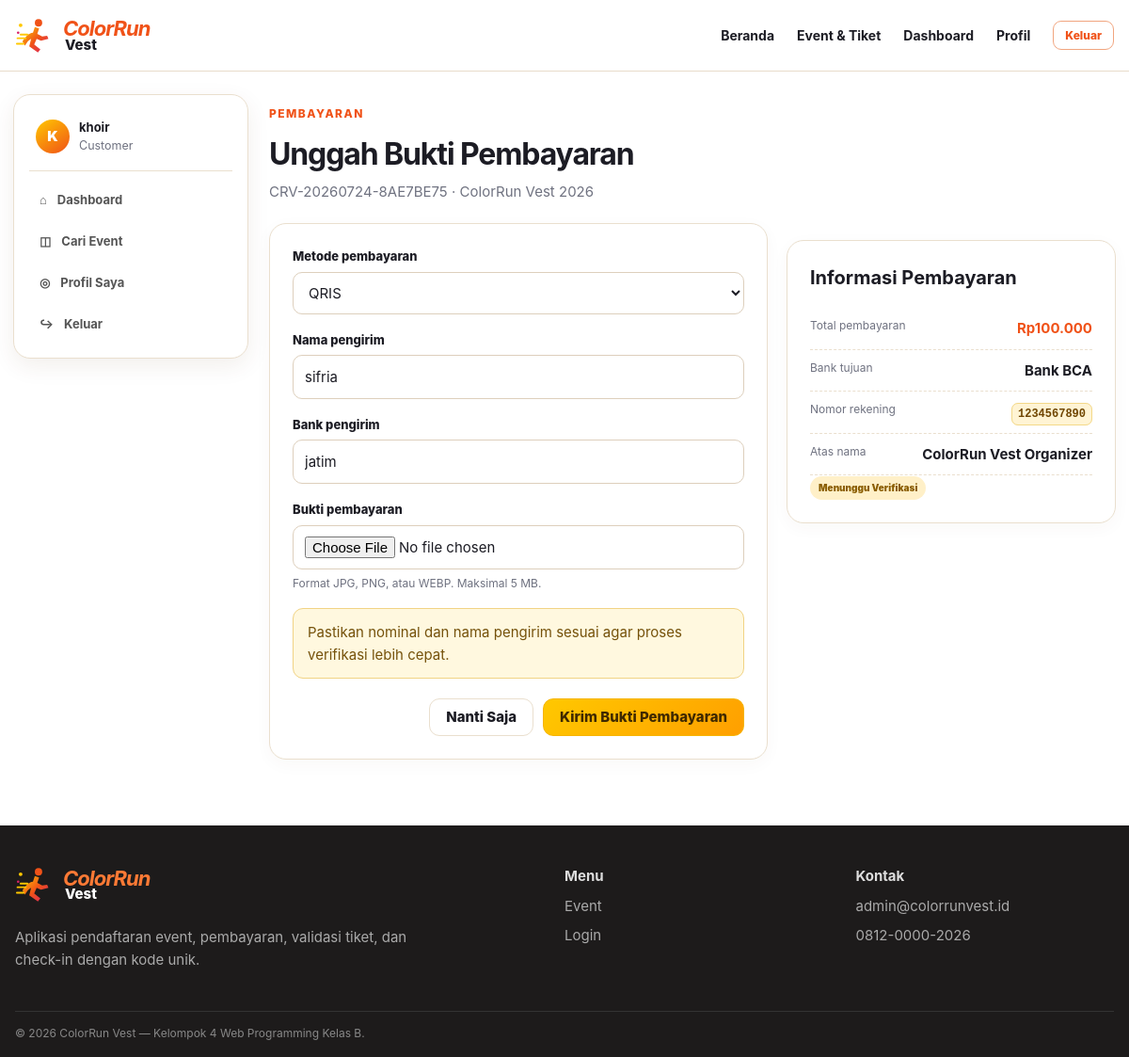
The page /pendaftaran/5/pembayaran/ (signed in) on the database its author committed.
### customer/models.py (models this page shows, shortened)
class Customer(models.Model):
    class JenisKelamin(models.TextChoices):
        LAKI_LAKI = "L", "Laki-laki"
        PEREMPUAN = "P", "Perempuan"
    user = models.OneToOneField(
        settings.AUTH_USER_MODEL, on_delete=models.CASCADE, related_name="customer_profile"
    )
    nama_lengkap = models.CharField(max_length=150)
    nomor_hp = models.CharField(max_length=20)
    tanggal_lahir = models.DateField(blank=True, null=True)
    jenis_kelamin = models.CharField(max_length=1, choices=JenisKelamin.choices, blank=True)
    alamat = models.TextField(blank=True)
    foto = models.ImageField(upload_to="profil/customer/", blank=True, null=True)
    aktif = models.BooleanField(default=True)
    dibuat_pada = models.DateTimeField(auto_now_add=True)
    diperbarui_pada = models.DateTimeField(auto_now=True)
    class Meta:
        verbose_name = "Customer"
        verbose_name_plural = "Customer"
        ordering = ["nama_lengkap"]

class Pendaftaran(models.Model):
    class UkuranKaos(models.TextChoices):
        S = "S", "S"
        M = "M", "M"
        L = "L", "L"
        XL = "XL", "XL"
        XXL = "XXL", "XXL"
    class JenisKelamin(models.TextChoices):
        LAKI_LAKI = "L", "Laki-laki"
        PEREMPUAN = "P", "Perempuan"
    class StatusPendaftaran(models.TextChoices):
        BELUM_DIKONFIRMASI = "belum_dikonfirmasi", "Belum Dikonfirmasi"
        DIKONFIRMASI = "dikonfirmasi", "Dikonfirmasi"
        CHECK_IN = "check_in", "Sudah Check-in"
        SELESAI = "selesai", "Selesai"
        DIBATALKAN = "dibatalkan", "Dibatalkan"
    kode_pendaftaran = models.CharField(max_length=30, unique=True, editable=False)
    kode_check_in = models.CharField(max_length=12, unique=True, editable=False)
    customer = models.ForeignKey(Customer, on_delete=models.PROTECT, related_name="pendaftaran")
    event = models.ForeignKey("administrator.Event", on_delete=models.PROTECT, related_name="pendaftaran")
    kategori_tiket = models.ForeignKey(
        "administrator.KategoriTiket", on_delete=models.PROTECT, related_name="pendaftaran"
    )
    nama_lengkap = models.CharField(max_length=150)
    email = models.EmailField()
    nomor_hp = models.CharField(max_length=20)
    tanggal_lahir = models.DateField()
    jenis_kelamin = models.CharField(max_length=1, choices=JenisKelamin.choices)
    ukuran_kaos = models.CharField(max_length=3, choices=UkuranKaos.choices)
    nama_kontak_darurat = models.CharField(max_length=150)
    nomor_kontak_darurat = models.CharField(max_length=20)
    riwayat_penyakit = models.TextField(blank=True, help_text="Opsional. Kosongkan jika tidak ada.")
    harga_tiket = models.DecimalField(max_digits=12, decimal_places=2, validators=[MinValueValidator(0)])
    status_pendaftaran = models.CharField(
        max_length=30, choices=StatusPendaftaran.choices, default=StatusPendaftaran.BELUM_DIKONFIRMASI
    )
    waktu_pendaftaran = models.DateTimeField(auto_now_add=True)
    diperbarui_pada = models.DateTimeField(auto_now=True)
    catatan = models.TextField(blank=True)
    class Meta:
        verbose_name = "Pendaftaran"
        verbose_name_plural = "Pendaftaran"
        ordering = ["-waktu_pendaftaran"]
        indexes = [
            models.Index(fields=["kode_pendaftaran"]),
            models.Index(fields=["kode_check_in"]),
            models.Index(fields=["status_pendaftaran"]),
            models.Index(fields=["event"]),
        ]
        constraints = [
            models.UniqueConstraint(fields=["customer", "event"], name="satu_customer_satu_event")
        ]

class Pembayaran(models.Model):
    class MetodePembayaran(models.TextChoices):
        TRANSFER_BANK = "transfer_bank", "Transfer Bank"
        QRIS = "qris", "QRIS"
        TUNAI = "tunai", "Tunai"
    class StatusPembayaran(models.TextChoices):
        MENUNGGU_PEMBAYARAN = "menunggu_pembayaran", "Menunggu Pembayaran"
        MENUNGGU_VERIFIKASI = "menunggu_verifikasi", "Menunggu Verifikasi"
        DITOLAK = "ditolak", "Pembayaran Ditolak"
        DITERIMA = "diterima", "Pembayaran Diterima"
    pendaftaran = models.OneToOneField(Pendaftaran, on_delete=models.CASCADE, related_name="pembayaran")
    kode_pembayaran = models.CharField(max_length=30, unique=True, editable=False)
    metode_pembayaran = models.CharField(
        max_length=30, choices=MetodePembayaran.choices, default=MetodePembayaran.TRANSFER_BANK
    )
    jumlah_pembayaran = models.DecimalField(max_digits=12, decimal_places=2, validators=[MinValueValidator(0)])
    bukti_pembayaran = models.ImageField(
        upload_to="pembayaran/%Y/%m/", blank=True, null=True,
        validators=[FileExtensionValidator(allowed_extensions=["jpg", "jpeg", "png", "webp"])],
    )
    nama_pengirim = models.CharField(max_length=150, blank=True)
    bank_pengirim = models.CharField(max_length=100, blank=True)
    status_pembayaran = models.CharField(
        max_length=30, choices=StatusPembayaran.choices,
        default=StatusPembayaran.MENUNGGU_PEMBAYARAN,
    )
    tanggal_upload = models.DateTimeField(blank=True, null=True)
    diverifikasi_oleh = models.ForeignKey(
        "petugas.Petugas", on_delete=models.SET_NULL, null=True, blank=True,
        related_name="pembayaran_diverifikasi",
    )
    tanggal_verifikasi = models.DateTimeField(blank=True, null=True)
    alasan_penolakan = models.TextField(blank=True)
    catatan_petugas = models.TextField(blank=True)
    dibuat_pada = models.DateTimeField(auto_now_add=True)
    diperbarui_pada = models.DateTimeField(auto_now=True)
    class Meta:
        verbose_name = "Pembayaran"
        verbose_name_plural = "Pembayaran"
        ordering = ["-dibuat_pada"]
        indexes = [models.Index(fields=["status_pembayaran"]), models.Index(fields=["kode_pembayaran"])]

### administrator/models.py (models this page shows, shortened)
class Event(models.Model):
    class StatusEvent(models.TextChoices):
        DRAFT = "draft", "Draft"
        DIPUBLIKASIKAN = "dipublikasikan", "Dipublikasikan"
        BERLANGSUNG = "berlangsung", "Berlangsung"
        SELESAI = "selesai", "Selesai"
        DIBATALKAN = "dibatalkan", "Dibatalkan"
    nama_event = models.CharField(max_length=200)
    slug = models.SlugField(max_length=220, unique=True)
    poster_event = models.ImageField(
        upload_to="event/poster/", blank=True, null=True,
        validators=[FileExtensionValidator(allowed_extensions=["jpg", "jpeg", "png", "webp"])],
    )
    banner_event = models.ImageField(
        upload_to="event/banner/", blank=True, null=True,
        validators=[FileExtensionValidator(allowed_extensions=["jpg", "jpeg", "png", "webp"])],
    )
    deskripsi = models.TextField()
    tanggal_mulai = models.DateField()
    tanggal_selesai = models.DateField(blank=True, null=True)
    jam_mulai = models.TimeField()
    jam_selesai = models.TimeField(blank=True, null=True)
    lokasi = models.CharField(max_length=255)
    google_maps = models.URLField(blank=True)
    dress_code = models.CharField(max_length=200, blank=True)
    rute_color_run = models.TextField(blank=True)
    fasilitas = models.TextField(blank=True, help_text="Tuliskan satu fasilitas pada setiap baris.")
    hadiah_doorprize = models.TextField(blank=True)
    contact_person = models.CharField(max_length=100)
    nomor_contact_person = models.CharField(max_length=20)
    faq = models.TextField(blank=True, help_text="Tuliskan pertanyaan dan jawaban yang sering diajukan.")
    status = models.CharField(max_length=20, choices=StatusEvent.choices, default=StatusEvent.DRAFT)
    dibuat_oleh = models.ForeignKey(
        settings.AUTH_USER_MODEL, on_delete=models.SET_NULL, null=True, blank=True,
        related_name="event_dibuat",
    )
    dibuat_pada = models.DateTimeField(auto_now_add=True)
    diperbarui_pada = models.DateTimeField(auto_now=True)
    class Meta:
        verbose_name = "Event"
        verbose_name_plural = "Event"
        ordering = ["-tanggal_mulai", "-jam_mulai"]

class PengaturanSistem(models.Model):
    nama_aplikasi = models.CharField(max_length=150, default="ColorRun Vest")
    nama_penyelenggara = models.CharField(max_length=150, blank=True)
    logo_event = models.ImageField(upload_to="pengaturan/logo/", blank=True, null=True)
    banner = models.ImageField(upload_to="pengaturan/banner/", blank=True, null=True)
    nama_bank = models.CharField(max_length=100, blank=True)
    nomor_rekening = models.CharField(max_length=50, blank=True)
    atas_nama_rekening = models.CharField(max_length=150, blank=True)
    qris = models.ImageField(upload_to="pengaturan/qris/", blank=True, null=True)
    email_admin = models.EmailField(blank=True)
    nomor_whatsapp = models.CharField(max_length=20, blank=True)
    instagram = models.URLField(blank=True)
    tiktok = models.URLField(blank=True)
    facebook = models.URLField(blank=True)
    alamat = models.TextField(blank=True)
    diperbarui_oleh = models.ForeignKey(
        settings.AUTH_USER_MODEL, on_delete=models.SET_NULL, null=True, blank=True,
        related_name="pengaturan_diperbarui",
    )
    diperbarui_pada = models.DateTimeField(auto_now=True)
    class Meta:
        verbose_name = "Pengaturan Sistem"
        verbose_name_plural = "Pengaturan Sistem"

### customer/views.py (the view, shortened to what this page needs)
# urls.py: path("pendaftaran/<int:pk>/pembayaran/", views.upload_pembayaran, name="upload_pembayaran"),
@role_required("customer")
def upload_pembayaran(request, pk):
    pendaftaran = get_object_or_404(Pendaftaran, pk=pk, customer=request.user.customer_profile)
    pembayaran = pendaftaran.pembayaran
    if pembayaran.status_pembayaran == Pembayaran.StatusPembayaran.DITERIMA:
        messages.info(request, "Pembayaran sudah diterima dan tidak dapat diubah.")
        return redirect("detail_pendaftaran", pk=pk)
    form = PembayaranForm(request.POST or None, request.FILES or None, instance=pembayaran)
    pengaturan = PengaturanSistem.objects.first()
    return render(request, "customer/pembayaran_form.html", {
        "form": form, "pendaftaran": pendaftaran, "pembayaran": pembayaran, "pengaturan": pengaturan,
    })

### templates/customer/pembayaran_form.html
{% extends 'base.html' %}{% load colorrun_tags %}{% block title %}Upload Pembayaran{% endblock %}{% block content %}<div class="dashboard-shell container-wide">{% include 'partials/sidebar_customer.html' %}<section class="dashboard-content"><div class="dashboard-heading"><div><span class="eyebrow">Pembayaran</span><h1>Unggah Bukti Pembayaran</h1><p>{{ pendaftaran.kode_pendaftaran }} · {{ pendaftaran.event.nama_event }}</p></div></div><div class="form-layout"><div class="panel"><form method="post" enctype="multipart/form-data" class="form-stack">{% csrf_token %}{% for field in form %}<div class="form-group"><label for="{{ field.id_for_label }}">{{ field.label }}</label>{{ field }}{% if field.name == 'bukti_pembayaran' %}<small class="help-text">Format JPG, PNG, atau WEBP. Maksimal 5 MB.</small>{% endif %}{% for error in field.errors %}<small class="field-error">{{ error }}</small>{% endfor %}</div>{% endfor %}<div class="upload-note">Pastikan nominal dan nama pengirim sesuai agar proses verifikasi lebih cepat.</div><div class="form-actions"><a class="btn btn-light" href="{% url 'detail_pendaftaran' pendaftaran.pk %}">Nanti Saja</a><button class="btn btn-primary">Kirim Bukti Pembayaran</button></div></form></div><aside class="panel summary-card"><h2>Informasi Pembayaran</h2><dl><div><dt>Total pembayaran</dt><dd class="price">{{ pendaftaran.harga_tiket|rupiah }}</dd></div><div><dt>Bank tujuan</dt><dd>{{ pengaturan.nama_bank|default:'Bank BCA' }}</dd></div><div><dt>Nomor rekening</dt><dd><code>{{ pengaturan.nomor_rekening|default:'1234567890' }}</code></dd></div><div><dt>Atas nama</dt><dd>{{ pengaturan.atas_nama_rekening|default:'ColorRun Vest' }}</dd></div></dl><span class="badge badge-{{ pembayaran.status_pembayaran|status_class }}">{{ pembayaran.get_status_pembayaran_display }}</span></aside></div></section></div>{% endblock %}

### templates/base.html (shortened to what this page needs)
{% load static colorrun_tags %}
<!DOCTYPE html>
<html lang="id">
<head>
    <link rel="stylesheet" href="{% static 'css/app.css' %}">
</head>
<body class="{% block body_class %}{% endblock %}">
<header class="topbar">
    <div class="container topbar-inner">
        <a class="brand" href="{% url 'home' %}" aria-label="ColorRun Vest">
            <img src="{% static 'img/logo-mark.svg' %}" alt="" width="42" height="42">
            <span><strong>ColorRun</strong><small>Vest</small></span>
        </a>
        <nav class="topnav" data-nav>
            <a href="{% url 'home' %}">Beranda</a>
            <a href="{% url 'event_list' %}">Event & Tiket</a>
            {% if current_role == 'customer' %}
                <a href="{% url 'customer_dashboard' %}">Dashboard</a>
                <a href="{% url 'profile' %}">Profil</a>
                <a class="btn btn-sm btn-outline" href="{% url 'logout' %}">Keluar</a>
            {% elif current_role == 'petugas' %}
                <a href="{% url 'petugas_dashboard' %}">Dashboard Petugas</a>
                <a class="btn btn-sm btn-outline" href="{% url 'logout' %}">Keluar</a>
            {% elif current_role == 'administrator' %}
                <a href="{% url 'administrator_dashboard' %}">Dashboard Admin</a>
                <a class="btn btn-sm btn-outline" href="{% url 'logout' %}">Keluar</a>
            {% else %}
                <a href="{% url 'login' %}">Masuk</a>
                <a class="btn btn-sm btn-primary" href="{% url 'register' %}">Daftar</a>
            {% endif %}
        </nav>
    </div>
</header>
<main>{% block content %}{% endblock %}</main>
<footer class="footer">
    <div class="container footer-grid">
        <div>
            <div class="brand footer-brand"><img src="{% static 'img/logo-mark.svg' %}" alt=""><span><strong>ColorRun</strong><small>Vest</small></span></div>
            <p>Aplikasi pendaftaran event, pembayaran, validasi tiket, dan check-in dengan kode unik.</p>
        </div>
        <div><strong>Menu</strong><a href="{% url 'event_list' %}">Event</a><a href="{% url 'login' %}">Login</a></div>
        <div><strong>Kontak</strong><span>{{ pengaturan_sistem.email_admin|default:'admin@colorrunvest.id' }}</span><span>{{ pengaturan_sistem.nomor_whatsapp|default:'0812-0000-2026' }}</span></div>
    </div>
    <div class="container footer-bottom">© 2026 ColorRun Vest — Kelompok 4 Web Programming Kelas B.</div>
</footer>
</body>
</html>

### templates/partials/sidebar_customer.html
<aside class="sidebar">
    <div class="sidebar-user"><span class="avatar">{{ request.user.customer_profile.nama_lengkap|slice:':1'|upper }}</span><div><strong>{{ request.user.customer_profile.nama_lengkap }}</strong><small>Customer</small></div></div>
    <nav>
        <a href="{% url 'customer_dashboard' %}">⌂ <span>Dashboard</span></a>
        <a href="{% url 'event_list' %}">◫ <span>Cari Event</span></a>
        <a href="{% url 'profile' %}">◎ <span>Profil Saya</span></a>
        <a href="{% url 'logout' %}">↪ <span>Keluar</span></a>
    </nav>
</aside>

### rows shown on the page
Pendaftaran: kode_pendaftaran "CRV-20260724-8AE7BE75", event.nama_event "ColorRun Vest 2026", harga_tiket|rupiah "Rp100.000"
Pembayaran: form "QRIS" "sifria" "jatim", status_pembayaran "Menunggu Verifikasi"
PengaturanSistem: nama_bank "Bank BCA", nomor_rekening "1234567890", atas_nama_rekening "ColorRun Vest Organizer", email_admin "admin@colorrunvest.id", nomor_whatsapp "0812-0000-2026"

### other values the page prints
{{ request.user.customer_profile.nama_lengkap|slice:':1'|upper }} "K"
{{ request.user.customer_profile.nama_lengkap }} "khoir"
{{ field.label }} "Metode pembayaran" "Nama pengirim" "Bank pengirim" "Bukti pembayaran"
